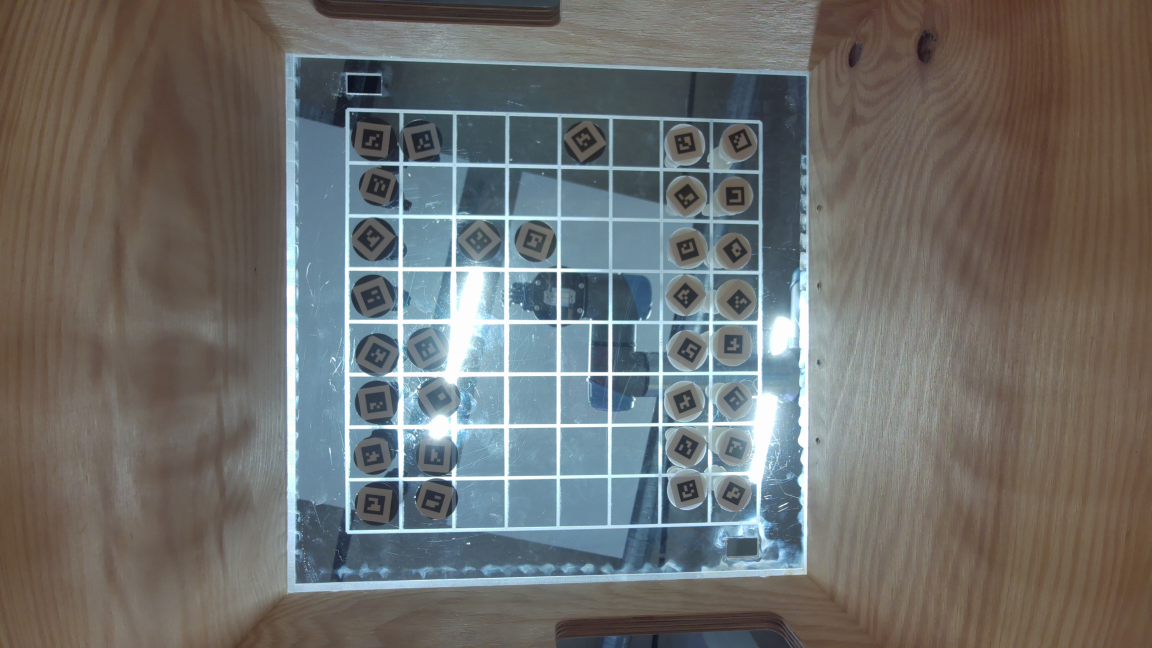
#> input picture Backend/chess_vision/images/photo_20260217_164436.jpg, 4608 x 2592 px (shown at 1/4 size)
$ python -i calibrate_board.py   (imports and definitions only)
#> lines starting #> are read from the running program, lines starting #| are printed output that depends on the picture; after the words box and inside, x2 and y2 are one past the last pixel; in counts of white or black regions, pixels touching at a corner belong together
### Backend/chess_vision/config.py
#!/usr/bin/env python3
"""
Configuration centralisée pour le système de vision échecs.
Toutes les constantes et paramètres sont définis ici pour faciliter la maintenance.

Modules:
    - ArUco: Dictionnaire et IDs
    - Calibration: Offsets pour les coins du plateau
    - Pièces: Mapping ID → information pièce
    - Caméra: Paramètres de capture
    - Détection: Paramètres ArUco optimisés
"""

import cv2
import os

# ============================================================
# CHEMINS ET DOSSIERS
# ============================================================
SCRIPT_DIR = os.path.dirname(os.path.abspath(__file__))
OUTPUT_DIR = os.path.join(SCRIPT_DIR, "output")
IMAGES_DIR = os.path.join(SCRIPT_DIR, "images")
CALIBRATION_FILE = os.path.join(SCRIPT_DIR, "board_calibration.json")

# ============================================================
# CONFIGURATION ARUCO
# ============================================================
# Dictionnaire ArUco utilisé (doit correspondre aux marqueurs imprimés)
ARUCO_DICT_TYPE = cv2.aruco.DICT_4X4_50

# IDs des marqueurs de calibration (coins du plateau)
CALIBRATION_IDS = {
    32: 'TL',  # Top-Left (Haut-Gauche)
    33: 'TR',  # Top-Right (Haut-Droite)
    34: 'BL',  # Bottom-Left (Bas-Gauche)
    35: 'BR',  # Bottom-Right (Bas-Droite)
}

# Codes complets pour la calibration
CALIBRATION_CODES = {
    32: 'CAL_TL',
    33: 'CAL_TR',
    34: 'CAL_BL',
    35: 'CAL_BR',
}

# ============================================================
# CALIBRATION DU PLATEAU (COINS FIXES)
# ============================================================
# Les coins du plateau sont définis par calibration manuelle.
# Lancer: python -m chess_vision.calibrate_board
# Le fichier board_calibration.json est généré automatiquement.
#
# ⚠️ Ne pas déplacer la caméra après calibration!

import json as _json

def load_board_corners():
    """
    Charge les coins du plateau depuis board_calibration.json.

    Returns:
        Dict {'TL': (x, y), 'TR': (x, y), 'BR': (x, y), 'BL': (x, y)}
        ou None si pas de calibration
    """
    if not os.path.exists(CALIBRATION_FILE):
        return None
    try:
        with open(CALIBRATION_FILE, 'r', encoding='utf-8') as f:
#> (reads Backend/chess_vision/board_calibration.json from the repository)
            data = _json.load(f)
        corners = {}
        for code in ['TL', 'TR', 'BR', 'BL']:
            c = data['corners'][code]
            corners[code] = (c['x'], c['y'])
        return corners
    except (KeyError, ValueError, FileNotFoundError) as e:
        print(f"⚠️ Erreur chargement calibration: {e}")
        return None

# Coins du plateau chargés depuis la calibration
FIXED_BOARD_CORNERS = load_board_corners()

# Legacy: anciens offsets (obsolètes, gardés pour compatibilité)
OFFSETS = {
    "TL": {"x": -70, "y": -155},
    "TR": {"x": -96, "y": 47},
    "BL": {"x": 111, "y": -128},
    "BR": {"x": 87, "y": 57}
}

# ============================================================
# CONFIGURATION DU PLATEAU
# ============================================================
# Grille étendue 10x10 : plateau 8x8 + cimetière 1 case autour
GRID_SIZE = 10           # Grille totale (plateau + cimetière)
CHESS_GRID_SIZE = 8      # Plateau d'échecs seul

# Taille de l'image extraite (carré)
# 10 cases x 100px/case = 1000px (résolution identique à l'ancien 800px pour 8 cases)
EXTRACTED_BOARD_SIZE = 1000
CELL_SIZE_PX = EXTRACTED_BOARD_SIZE // GRID_SIZE  # 100px par case

# Repère de coordonnées du plateau central (8x8) - INCHANGE
# Utilisé par le reste du code (robot, traduction coordonnées...)
BOARD_COORD_MIN = -10
BOARD_COORD_MAX = 10
BOARD_COORD_RANGE = BOARD_COORD_MAX - BOARD_COORD_MIN  # 20

# Repère étendu (10x10, plateau + cimetière)
# 10 cases x 2.5 unités/case = 25 unités
EXTENDED_COORD_MIN = -12.5
EXTENDED_COORD_MAX = 12.5
EXTENDED_COORD_RANGE = EXTENDED_COORD_MAX - EXTENDED_COORD_MIN  # 25
CELL_COORD_SIZE = EXTENDED_COORD_RANGE / GRID_SIZE  # 2.5 unités par case

# ============================================================
# NOTATION DES CASES
# ============================================================
# Colonnes : 0, A, B, C, D, E, F, G, H, 9
# Lignes   : 0, 1, 2, 3, 4, 5, 6, 7, 8, 9
# Plateau  : A1-H8 (64 cases)
# Cimetière: toute case avec colonne 0/9 ou ligne 0/9 (36 cases)
GRID_COLUMNS = ['0', 'A', 'B', 'C', 'D', 'E', 'F', 'G', 'H', '9']
GRID_ROWS    = ['9', '8', '7', '6', '5', '4', '3', '2', '1', '0']  # 9 en haut (y=0)
CHESS_COLUMNS = ['A', 'B', 'C', 'D', 'E', 'F', 'G', 'H']
CHESS_ROWS    = ['8', '7', '6', '5', '4', '3', '2', '1']

# Ordre de remplissage du cimetière (sens anti-horaire depuis haut-gauche)
CEMETERY_FILL_ORDER = [
    '08', '07', '06', '05', '04', '03', '02', '01',  # colonne gauche (haut → bas)
    '00', 'A0', 'B0', 'C0', 'D0', 'E0', 'F0', 'G0', 'H0',  # ligne bas (gauche → droite)
    '90', '91', '92', '93', '94', '95', '96', '97', '98',    # colonne droite (bas → haut)
    '99', 'H9', 'G9', 'F9', 'E9', 'D9', 'C9', 'B9', 'A9', '09',  # ligne haut (droite → gauche)
]

# ============================================================
# CONFIGURATION DES PIÈCES D'ÉCHECS
# ============================================================
# Mapping ArUco ID → Information pièce
# Convention utilisée:
#   - IDs 0-15: Pièces blanches
#   - IDs 16-31: Pièces noires
#   - W = White, B = Black
#   - K = King, Q = Queen, R = Rook, B = Bishop, N = Knight, P = Pawn

PIECES = {
    # Pièces blanches (IDs 0-15)
    0: {'code': 'WP1', 'color': 'white', 'type': 'Pawn', 'initial': 'Pawn_A', 'symbol': '♙'},
    1: {'code': 'WP2', 'color': 'white', 'type': 'Pawn', 'initial': 'Pawn_B', 'symbol': '♙'},
    2: {'code': 'WP3', 'color': 'white', 'type': 'Pawn', 'initial': 'Pawn_C', 'symbol': '♙'},
    3: {'code': 'WP4', 'color': 'white', 'type': 'Pawn', 'initial': 'Pawn_D', 'symbol': '♙'},
    4: {'code': 'WP5', 'color': 'white', 'type': 'Pawn', 'initial': 'Pawn_E', 'symbol': '♙'},
    5: {'code': 'WP6', 'color': 'white', 'type': 'Pawn', 'initial': 'Pawn_F', 'symbol': '♙'},
    6: {'code': 'WP7', 'color': 'white', 'type': 'Pawn', 'initial': 'Pawn_G', 'symbol': '♙'},
    7: {'code': 'WP8', 'color': 'white', 'type': 'Pawn', 'initial': 'Pawn_H', 'symbol': '♙'},
    8: {'code': 'WR1', 'color': 'white', 'type': 'Rook', 'initial': 'Rook_A', 'symbol': '♖'},
    9: {'code': 'WR2', 'color': 'white', 'type': 'Rook', 'initial': 'Rook_H', 'symbol': '♖'},
    10: {'code': 'WN1', 'color': 'white', 'type': 'Knight', 'initial': 'Knight_B', 'symbol': '♘'},
    11: {'code': 'WN2', 'color': 'white', 'type': 'Knight', 'initial': 'Knight_G', 'symbol': '♘'},
    12: {'code': 'WB1', 'color': 'white', 'type': 'Bishop', 'initial': 'Bishop_C', 'symbol': '♗'},
    13: {'code': 'WB2', 'color': 'white', 'type': 'Bishop', 'initial': 'Bishop_F', 'symbol': '♗'},
    14: {'code': 'WQ', 'color': 'white', 'type': 'Queen', 'initial': 'Queen', 'symbol': '♕'},
    15: {'code': 'WK', 'color': 'white', 'type': 'King', 'initial': 'King', 'symbol': '♔'},

    # Pièces noires (IDs 16-31)
    16: {'code': 'BP1', 'color': 'black', 'type': 'Pawn', 'initial': 'Pawn_A', 'symbol': '♟'},
    17: {'code': 'BP2', 'color': 'black', 'type': 'Pawn', 'initial': 'Pawn_B', 'symbol': '♟'},
    18: {'code': 'BP3', 'color': 'black', 'type': 'Pawn', 'initial': 'Pawn_C', 'symbol': '♟'},
    19: {'code': 'BP4', 'color': 'black', 'type': 'Pawn', 'initial': 'Pawn_D', 'symbol': '♟'},
    20: {'code': 'BP5', 'color': 'black', 'type': 'Pawn', 'initial': 'Pawn_E', 'symbol': '♟'},
    21: {'code': 'BP6', 'color': 'black', 'type': 'Pawn', 'initial': 'Pawn_F', 'symbol': '♟'},
    22: {'code': 'BP7', 'color': 'black', 'type': 'Pawn', 'initial': 'Pawn_G', 'symbol': '♟'},
    23: {'code': 'BP8', 'color': 'black', 'type': 'Pawn', 'initial': 'Pawn_H', 'symbol': '♟'},
    24: {'code': 'BR1', 'color': 'black', 'type': 'Rook', 'initial': 'Rook_A', 'symbol': '♜'},
    25: {'code': 'BR2', 'color': 'black', 'type': 'Rook', 'initial': 'Rook_H', 'symbol': '♜'},
    26: {'code': 'BN1', 'color': 'black', 'type': 'Knight', 'initial': 'Knight_B', 'symbol': '♞'},
    27: {'code': 'BN2', 'color': 'black', 'type': 'Knight', 'initial': 'Knight_G', 'symbol': '♞'},
    28: {'code': 'BB1', 'color': 'black', 'type': 'Bishop', 'initial': 'Bishop_C', 'symbol': '♝'},
    29: {'code': 'BB2', 'color': 'black', 'type': 'Bishop', 'initial': 'Bishop_F', 'symbol': '♝'},
    30: {'code': 'BQ', 'color': 'black', 'type': 'Queen', 'initial': 'Queen', 'symbol': '♛'},
    31: {'code': 'BK', 'color': 'black', 'type': 'King', 'initial': 'King', 'symbol': '♚'},
}

# IDs des pièces (0-31)
PIECE_IDS = set(range(32))

# ============================================================
# CONFIGURATION CAMÉRA RASPBERRY PI
# ============================================================
USE_DEFAULT_CAMERA_PARAMS = False

CAMERA_CONFIG = {
    'width': None,                    # None = max résolution
    'height': None,                   # None = max résolution
    'shutter': None,                  # Temps exposition µs (None = auto)
    'gain': None,                     # Gain (1.0 = minimum)
    'awb': 'indoor',                  # Balance blancs: 'auto', 'tungsten', 'indoor', etc.
    'brightness': None,               # -1.0 à 1.0
    'contrast': None,                  # None = valeur par défaut caméra (1.0)
    'saturation': None,               # None = valeur par défaut caméra (1.0)
    'sharpness': 8,                   # Netteté augmentée
    'denoise': None,                  # 'auto', 'off', etc.
    'timeout': 50,                    # Temps stabilisation (ms) - ULTRA-RAPIDE (focus manuel)
    'stabilization_delay': 0,         # Délai stabilisation Picamera2 (s)
    'autofocus_mode': 'manual',       # 'auto', 'manual', 'continuous'
    'lens_position': 12.0,            # Position focus manuel (0.0-10.0) - Optimisé pour ArUco
    'autofocus_on_capture': False,    # Force autofocus avant capture
}

# ============================================================
# PARAMÈTRES DE DÉTECTION ARUCO
# ============================================================
# True = utilise les paramètres par défaut d'OpenCV
# False = utilise les paramètres personnalisés ci-dessous
USE_DEFAULT_ARUCO_PARAMS = False

# Paramètres personnalisés (optimisés pour lumière non uniforme + bords blancs)
# Optimisations vitesse :
#   - adaptiveThreshWinSizeMax 100→51, step 3→6 : 32 itérations → 9 (3,5× moins)
#   - cornerRefinementMethod → CORNER_REFINE_NONE : on n'a besoin que du centre,
#     pas des coins sub-pixel (élimine ~50 itérations par marqueur)
ARUCO_PARAMS = {
    'adaptiveThreshWinSizeMin': 5,            # Taille min fenêtre seuillage adaptatif
    'adaptiveThreshWinSizeMax': 51,           # Taille max fenêtre seuillage adaptatif
    'adaptiveThreshWinSizeStep': 6,           # Pas entre les tailles de fenêtre
    'adaptiveThreshConstant': 15,             # Constante C du seuillage adaptatif
    'minMarkerPerimeterRate': 0.015,          # Réduit: 0.02→0.015 (lumière change périmètre apparent)
    'maxMarkerPerimeterRate': 5.0,            # Augmenté: 4.0→5.0 (accepte marqueurs paraissant plus grands)
    'polygonalApproxAccuracyRate': 0.12,      # Augmenté: 0.08→0.12 (lumière déforme contours)
    'minCornerDistanceRate': 0.03,            # Réduit: 0.05→0.03 (coins peuvent sembler plus proches)
    'minDistanceToBorder': 0,                 # Permet détection près des bords
    'minMarkerDistanceRate': 0.03,            # Réduit: 0.05→0.03 (marqueurs proches OK)
    'cornerRefinementMethod': cv2.aruco.CORNER_REFINE_NONE,  # Pas de raffinement (centre suffit)
    'cornerRefinementWinSize': 5,
    'cornerRefinementMaxIterations': 10,
    'cornerRefinementMinAccuracy': 0.1,
    'perspectiveRemovePixelPerCell': 20,      # Pixels lus par bit (robustesse lecture marqueur)
    'perspectiveRemoveIgnoredMarginPerCell': 0.00,  # Marge ignorée par cellule (0 = aucune)
    'errorCorrectionRate': 1.00,              # Taux max bits erronés tolérés (Hamming)
}

# ============================================================
# COULEURS POUR VISUALISATION (BGR pour OpenCV)
# ============================================================
COLORS = {
    'aruco_marker': (0, 255, 0),      # Vert
    'aruco_center': (0, 0, 255),      # Rouge
    'board_corner': (255, 0, 255),    # Magenta
    'board_outline': (255, 165, 0),   # Orange
    'offset_line': (255, 255, 0),     # Cyan
    'grid': (0, 255, 0),              # Vert
    'text_bg': (255, 255, 255),       # Blanc
    'white_piece': (255, 255, 255),   # Blanc
    'black_piece': (50, 50, 50),      # Gris foncé
}


# [32 lines left out: functions get_piece_info, get_calibration_code, not called in this run]


def is_calibration_marker(marker_id: int) -> bool:
    """Vérifie si l'ID est un marqueur de calibration."""
    return marker_id in CALIBRATION_IDS


def is_piece_marker(marker_id: int) -> bool:
    """Vérifie si l'ID est un marqueur de pièce."""
    return marker_id in PIECE_IDS


# ============================================================
# CLASSE CONFIG (WRAPPER POUR TESTS)
# ============================================================
class Config:
    """
    Classe wrapper qui expose toutes les constantes de configuration.
    Utile pour les tests et pour passer la config en paramètre.
    """

    # Chemins
    SCRIPT_DIR = SCRIPT_DIR
    OUTPUT_DIR = OUTPUT_DIR
    IMAGES_DIR = IMAGES_DIR

    # ArUco
    ARUCO_DICT_TYPE = ARUCO_DICT_TYPE
    CALIBRATION_IDS = {v: k for k, v in CALIBRATION_IDS.items()}  # Inversé: 'TL' -> 32
    CALIBRATION_IDS_BY_ID = CALIBRATION_IDS  # Original: 32 -> 'TL'
    CALIBRATION_CODES = CALIBRATION_CODES

    # Offsets
    OFFSETS = OFFSETS

    # Plateau
    BOARD_OUTPUT_SIZE = EXTRACTED_BOARD_SIZE
    EXTRACTED_BOARD_SIZE = EXTRACTED_BOARD_SIZE
    GRID_SIZE = GRID_SIZE
    CHESS_GRID_SIZE = CHESS_GRID_SIZE
    BOARD_COORD_MIN = BOARD_COORD_MIN
    BOARD_COORD_MAX = BOARD_COORD_MAX
    BOARD_COORD_RANGE = BOARD_COORD_RANGE
    EXTENDED_COORD_MIN = EXTENDED_COORD_MIN
    EXTENDED_COORD_MAX = EXTENDED_COORD_MAX
    EXTENDED_COORD_RANGE = EXTENDED_COORD_RANGE
    CELL_COORD_SIZE = CELL_COORD_SIZE

    # Pièces
    PIECES = PIECES
    PIECE_IDS = PIECE_IDS

    # Paramètres ArUco
    ARUCO_PARAMS = ARUCO_PARAMS

    # Caméra
    CAMERA_CONFIG = CAMERA_CONFIG

    # [19 lines left out: functions get_piece_info, get_calibration_code, is_calibration_marker, is_piece_marker, not called in this run]

### Backend/chess_vision/modules/calibrate_board.py
#!/usr/bin/env python3
"""
Outil de calibration du plateau par clic sur les 4 coins.

Usage:
    python -m chess_vision.calibrate_board                    # Capture photo en direct (par défaut)
    python -m chess_vision.calibrate_board --no-capture       # Sélectionner une image existante
    python -m chess_vision.calibrate_board --image photo.jpg  # Utiliser une image spécifique

Instructions:
    1. Cliquer sur les 4 coins du plateau dans l'ordre:
       TL (haut-gauche) → TR (haut-droite) → BR (bas-droite) → BL (bas-gauche)
    2. Appuyer sur 'r' pour recommencer
    3. Appuyer sur 'v' pour valider et sauvegarder
    4. Appuyer sur 'q' pour quitter sans sauvegarder

Le fichier board_calibration.json est sauvegardé dans chess_vision/
et sera automatiquement chargé par le pipeline.
"""

import cv2
import json
import os
import sys
import argparse
import glob
import numpy as np
from datetime import datetime

# Ajouter le répertoire parent au path
sys.path.insert(0, os.path.dirname(os.path.dirname(os.path.abspath(__file__))))

from chess_vision.config import (
    EXTRACTED_BOARD_SIZE,
    GRID_SIZE,
    OUTPUT_DIR,
    IMAGES_DIR,
    SCRIPT_DIR,
    CALIBRATION_FILE,
)


# ============================================================
# CONSTANTES
# ============================================================
CORNER_NAMES = ['TL', 'TR', 'BR', 'BL']
CORNER_LABELS = {
    'TL': 'Coin Haut-Gauche du plateau 8x8 (angle A8)',
    'TR': 'Coin Haut-Droite du plateau 8x8 (angle H8)',
    'BR': 'Coin Bas-Droite du plateau 8x8 (angle H1)',
    'BL': 'Coin Bas-Gauche du plateau 8x8 (angle A1)',
}
CORNER_COLORS = {
    'TL': (0, 0, 255),    # Rouge
    'TR': (0, 255, 0),    # Vert
    'BR': (255, 0, 0),    # Bleu
    'BL': (0, 255, 255),  # Jaune
}


class BoardCalibrator:
    """Calibrateur interactif du plateau."""

    def __init__(self, image_path: str):
#> called with image_path = '../images/photo_20260217_164436.jpg'
        self.image_path = image_path
        self.original = cv2.imread(image_path)
#> self.original is the input picture: shape (2592, 4608, 3); mean B, G, R 108.2, 110.5, 109.7
#|    Résolution: 4608x2592
        if self.original is None:
            raise ValueError(f"Impossible de charger: {image_path}")

        self.corners = []  # Liste de (x, y) dans l'ordre TL, TR, BR, BL
        self.current_corner_idx = 0
        self.window_name = "Calibration du plateau - Cliquer les 4 coins"
        self.zoom_size = 200  # Taille de la fenêtre de zoom
        self.mouse_pos = (0, 0)
        self.display_scale = 1.0  # Scale entre image originale et affichage

    # [20 lines left out: function _mouse_callback, not called in this run]

    def _draw_ui(self):
        """Dessine l'interface utilisateur."""
        display = self.original.copy()
        h, w = display.shape[:2]

        # Redimensionner pour l'affichage si trop grande
        max_display = 1200
        scale = 1.0
        if max(h, w) > max_display:
            scale = max_display / max(h, w)
            display = cv2.resize(display, (int(w * scale), int(h * scale)))
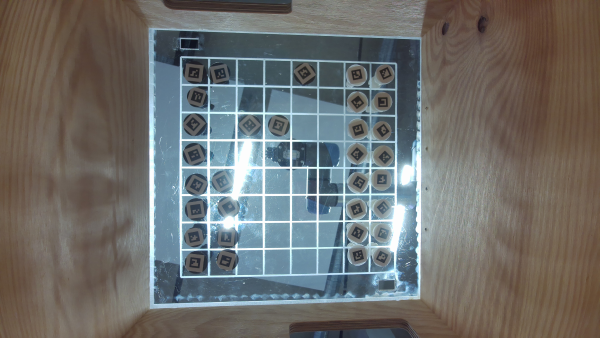
#> display: shape (675, 1200, 3) (shown at 1/2 size); mean B, G, R 108.1, 110.4, 109.6

        # Stocker le scale pour la conversion souris → image originale
        self.display_scale = scale

        # Dessiner les coins déjà placés
        for i, (cx, cy) in enumerate(self.corners):
            name = CORNER_NAMES[i]
            color = CORNER_COLORS[name]
            sx, sy = int(cx * scale), int(cy * scale)

            # Croix
            size = 20
            cv2.line(display, (sx - size, sy), (sx + size, sy), color, 2)
            cv2.line(display, (sx, sy - size), (sx, sy + size), color, 2)
            cv2.circle(display, (sx, sy), 6, color, -1)

            # Label
            cv2.putText(display, f"{name} ({cx},{cy})", (sx + 12, sy - 12),
                        cv2.FONT_HERSHEY_SIMPLEX, 0.6, (0, 0, 0), 3)
            cv2.putText(display, f"{name} ({cx},{cy})", (sx + 12, sy - 12),
                        cv2.FONT_HERSHEY_SIMPLEX, 0.6, color, 2)

        # Dessiner les lignes entre les coins
        if len(self.corners) >= 2:
            for i in range(len(self.corners)):
                j = (i + 1) % len(self.corners)
                if j < len(self.corners):
                    p1 = (int(self.corners[i][0] * scale), int(self.corners[i][1] * scale))
                    p2 = (int(self.corners[j][0] * scale), int(self.corners[j][1] * scale))
                    cv2.line(display, p1, p2, (255, 165, 0), 2, cv2.LINE_AA)

        # Fermer le quadrilatère si 4 coins
        if len(self.corners) == 4:
            p1 = (int(self.corners[3][0] * scale), int(self.corners[3][1] * scale))
            p2 = (int(self.corners[0][0] * scale), int(self.corners[0][1] * scale))
            cv2.line(display, p1, p2, (255, 165, 0), 2, cv2.LINE_AA)

            # Overlay semi-transparent
            pts = np.array([(int(c[0] * scale), int(c[1] * scale)) for c in self.corners], np.int32)
            overlay = display.copy()
            cv2.fillPoly(overlay, [pts.reshape(-1, 1, 2)], (255, 200, 100))
            cv2.addWeighted(overlay, 0.15, display, 0.85, 0, display)

        # Bandeau d'instructions en haut
        bar_h = 50
        cv2.rectangle(display, (0, 0), (display.shape[1], bar_h), (40, 40, 40), -1)

        if self.current_corner_idx < 4:
            name = CORNER_NAMES[self.current_corner_idx]
            color = CORNER_COLORS[name]
            text = f"Cliquer sur {name} ({CORNER_LABELS[name]})  |  'r' = reset  'q' = quitter"
            cv2.putText(display, text, (10, 33), cv2.FONT_HERSHEY_SIMPLEX, 0.6, color, 2)
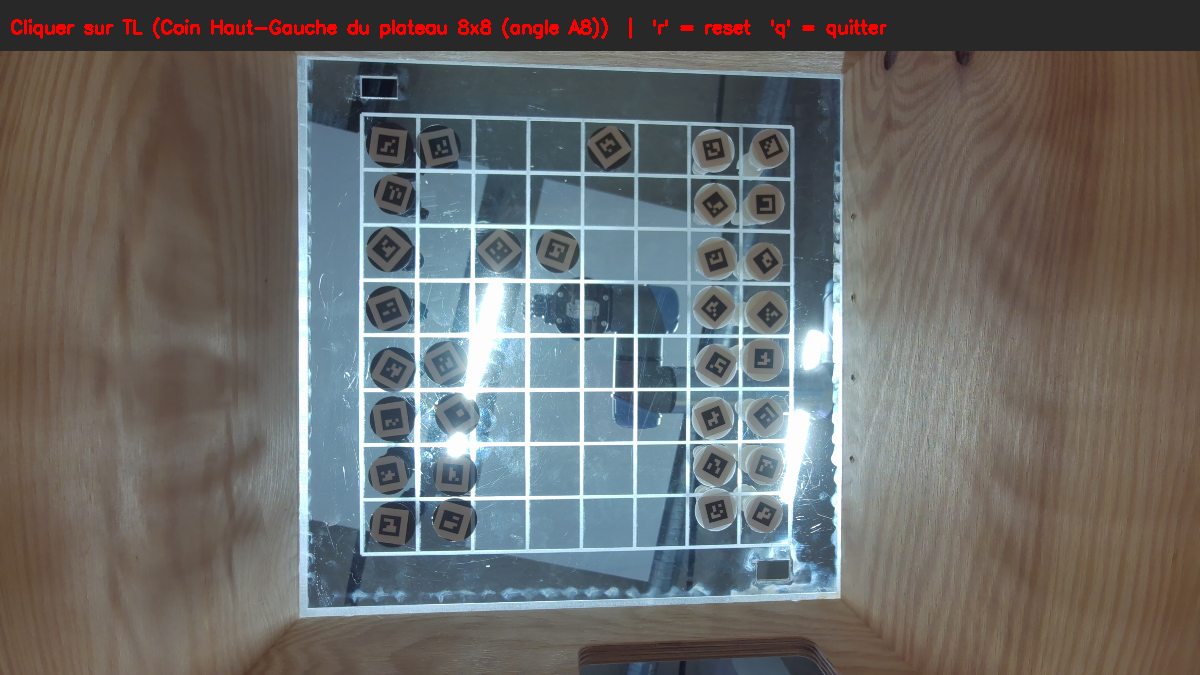
#> display: shape (675, 1200, 3); mean B, G, R 104.7, 106.3, 106.2
        else:
            text = "'v' = VALIDER et sauvegarder  |  'r' = recommencer  |  'q' = quitter"
            cv2.putText(display, text, (10, 33), cv2.FONT_HERSHEY_SIMPLEX, 0.6, (0, 255, 0), 2)

        # Compteur coins
        counter = f"{self.current_corner_idx}/4"
        cv2.putText(display, counter, (display.shape[1] - 70, 33),
                    cv2.FONT_HERSHEY_SIMPLEX, 0.7, (255, 255, 255), 2)
#> display: shape (675, 1200, 3); 0.04% of pixels changed, all inside (x1, y1, x2, y2) = (1131, 15, 1174, 40)

        return display, scale

    # [75 lines left out: functions _preview_extraction, _reset, save, not called in this run]

    def run(self) -> bool:
        """Lance l'interface de calibration. Retourne True si sauvegardé."""
        print("\n🎯 CALIBRATION DU PLATEAU")
        print("-" * 50)
        print(f"   Image: {self.image_path}")
        print(f"   Résolution: {self.original.shape[1]}x{self.original.shape[0]}")
        print()
        print("   ⚠️  IMPORTANT : Cliquer sur les 4 coins EXTÉRIEURS du plateau d'échecs physique")
        print("      (les angles visibles du bord du bois/cadre), PAS 1 case au-delà.")
        print("      La zone de cimetière est calculée automatiquement.")
        print()
        print(f"   → Cliquer sur TL ({CORNER_LABELS['TL']})")

        cv2.namedWindow(self.window_name, cv2.WINDOW_AUTOSIZE)
        cv2.setMouseCallback(self.window_name, self._mouse_callback)

        saved = False

        while True:
            display, scale = self._draw_ui()
#> scale = 0.26
#> (the rest of the program and of its run is left out)
